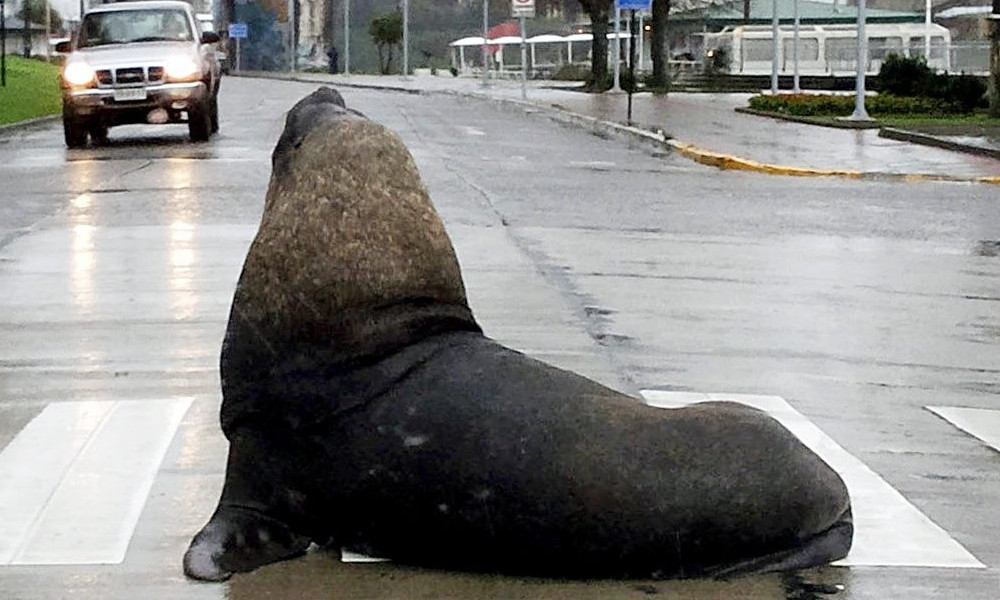
#> input picture images/lobo.jpg, 1000 x 600 px
$ jupyter execute unidad2_compresion_teoria_de_la_informacion.ipynb   (shell and % lines are left out)
#> lines starting #> are read from the running program, lines starting #| are printed output that depends on the picture
[cell 1]
import numpy as np
from scipy import fftpack
import matplotlib as mpl
import matplotlib.pyplot as plt
from IPython.display import SVG
from style import *

def color2bw(img):
    return np.dot(img, [0.299, 0.587, 0.114])

## Ancho de banda de un video

- ¿Cúanto pesa una imagen RGB de 1920x1080?

<center>1920 1080 3 size(uint8) = 49.766.400 b ~ 50 Mb</center>

- Tradicionalmente un video es una secuencia de imágenes a 24 cuadros por segundo (fps)
- ¿Cuánto ancho de banda se necesita para ver una película en tiempo real?

<center>50Mb  24 fps = 1200 Mb/s = 1.2 Gb/s</center>

- Este ancho de banda es infactible ¿Qué necesitamos para que un servicio de streaming pueda funcionar?

https://toolstud.io/video/filesize.php

# Compresión de datos

- Codificar la información usando "menos bits" que la representación original
- La compresión puede ser de tipo
    - *Lossless* (sin pérdidas): Los datos originales pueden reconstruirse perfectamente
    - *Lossy* (con pérdidas): Se reconstruye una versión aproximada de los datos originales

Recordemos el modelo de Shannon

Podemos hacer un modelo más detallado para el **transmisor** como

donde

- **Transformación:** Cambia la representación de los datos para eliminar redundancia/correlaciones
- **Cuantización:** Escoge un número fijo de valores representativos (diccionario), es decir acorta el "largo de palabra" de los datos
    - Largo de palabra: Cantidad de bits necesaria para representar un símbolo de código
    - Diccionario o alfabeto: Conjunto de símbolos o palabras
- **Codificación de fuente:** Convierte el diccionario fijo del cuantizador en un código de largo variable, que es más eficiente de transmitir
- **Codificación de canal:** Se encarga de "robustecer" el resultado anterior para que sobreviva la transmisión digital (parity, checksum)

## Compresión de imágenes

- Una imagen se puede proyectar al espacio de frecuencias sin pérdida de información
- En general vimos que la información se concentra en el centro del espectro
- Las tres redundancias:
    -  **Redundancia interpixel (transformación)** Alta correlación entre píxeles vecinos
    - **Redundancia psicovisual (cuantización):** El ojo humano no puede resolver más de 32 niveles de grises:
    - **Redundancia de codificación:** Algunos tonos son más comunes que otros


¿Cómo explotamos esto para reducir el tamaño de una imagen?

##  Ejemplo: Joint Photographic Experts Group (JPEG)

- Formato ampliamente usado para distribuir imágenes digitales
- Es un algoritmo de compresión con pérdidas para imágenes (lossy)
- Explota las siguientes características del sistema visual humano
    - Somos más sensibles a la iluminación que al color
    - Somos menos sensibles a los componentes de alta frecuencia
- Más componentes descartados: mayor compresión, y peor la calidad

Algoritmo:
1. Paso preliminar: RGB a YCbCr (y downsampling 4:2:2)
1. Transformación con **Discrete Cosine Transform** (DCT) en bloques de 8x8 sin traslape
1. Cuantización escalar
1. Codificación de Huffman

### Espacio YCbCr
- Y es la luminancia
- Cb y Cr son los componentes cromáticos azul y rojo, respectivamente

$$
Y = K_R R + K_G G + K_B B \\
C_b = 0.5 \frac{B - Y}{1 - K_B} \\
C_R = 0.5 \frac{R - Y}{1 - K_R}
$$
donde $K_R + K_G + K_B = 1$.

[cell 2]
# ITU-R BT.601
dogo_color = plt.imread('images/lobo.jpg')
#> dogo_color is the input picture: shape (600, 1000, 3); mean R, G, B 133.9, 133.5, 131.3
Y = color2bw(dogo_color)
#> in color2bw, `return np.dot(img, [0.299, 0.587, 0.114])`:
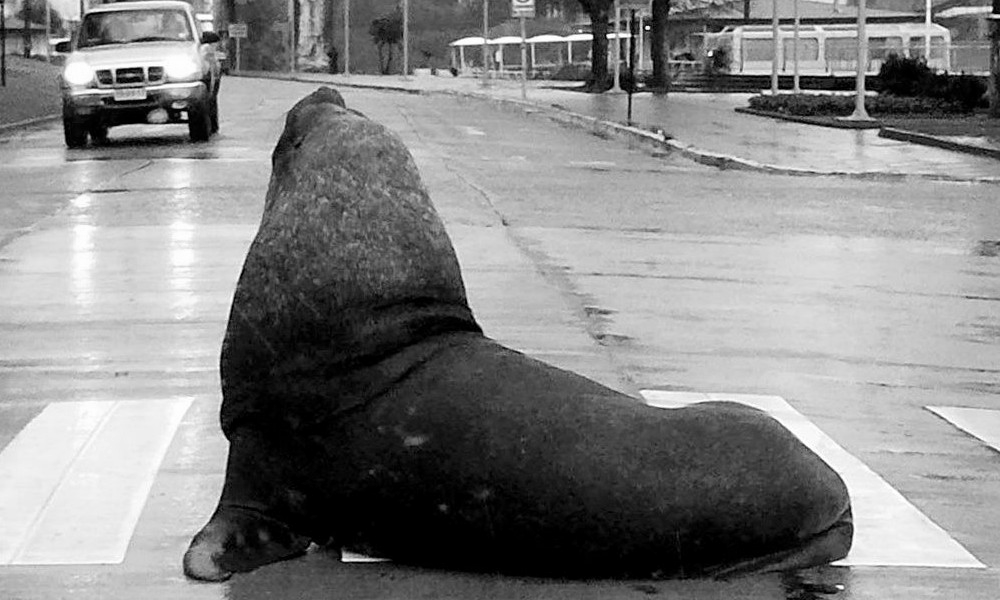
#> returned value: shape (600, 1000) float64; min 0, max 255, mean 133.4

plt.matshow(Y, cmap=plt.cm.Greys_r); plt.axis('off'); plt.title('Y')
#> (this line was passed over: IPython is not available in this run)
#> (this line was passed over: IPython is not available in this run)
#> (this line was passed over: IPython is not available in this run)
C_b = np.dot(dogo_color, [-0.168736, -0.3312, 0.5])
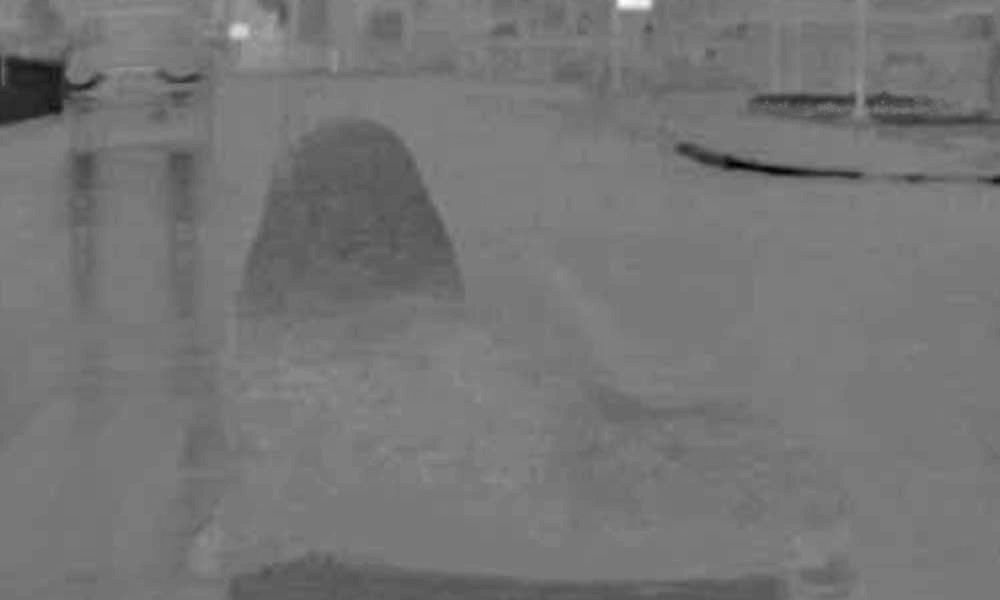
#> C_b: shape (600, 1000) float64; min -49.1, max 54.77, mean -1.1; drawn with min black and max white
plt.matshow(C_b, cmap=plt.cm.Greys_r); plt.axis('off'); plt.title('Cb')
#> (this line was passed over: IPython is not available in this run)
#> (this line was passed over: IPython is not available in this run)
#> (this line was passed over: IPython is not available in this run)
C_r = np.dot(dogo_color, [0.5, -0.4186, -0.0813])
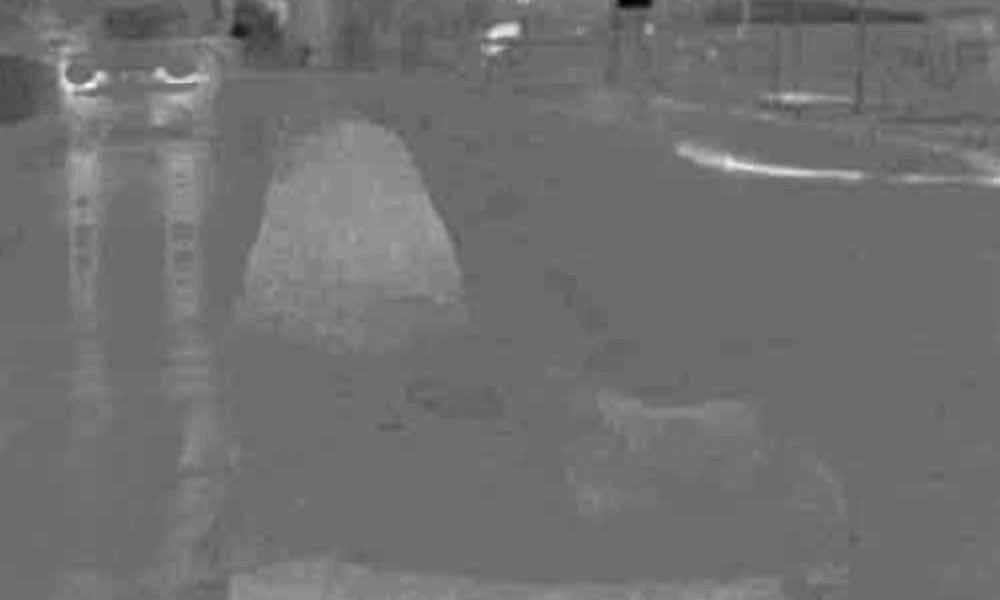
#> C_r: shape (600, 1000) float64; min -30.97, max 40.17, mean 0.4; drawn with min black and max white
plt.matshow(C_r, cmap=plt.cm.Greys_r); plt.axis('off'); plt.title('Cr');
#> (this line was passed over: IPython is not available in this run)

$ run again, with images/InsInformatica.jpg copied over images/lobo.jpg
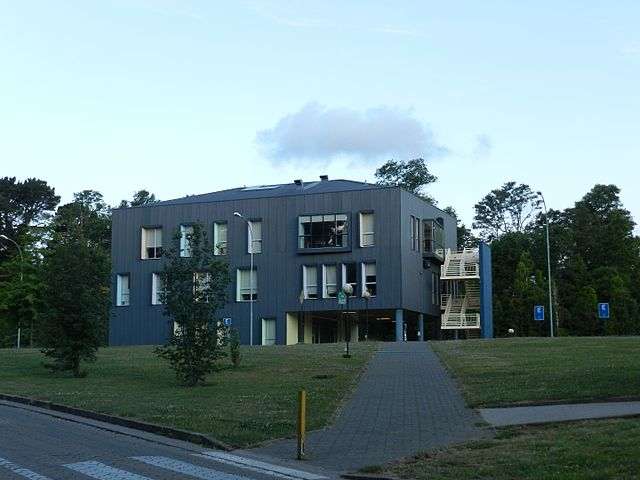
#> input picture images/InsInformatica.jpg, 640 x 480 px
#> dogo_color is the input picture: shape (480, 640, 3); mean R, G, B 114.3, 136.8, 140.5
#> `C_b = np.dot(dogo_color, [-0.168736, -0.3312, 0.5])`:
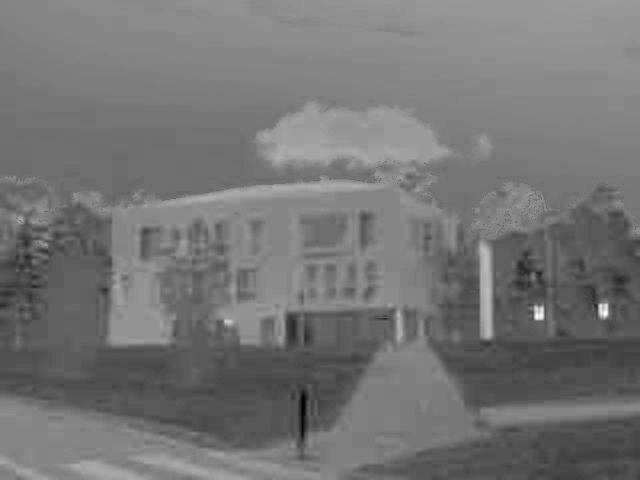
#> C_b: shape (480, 640) float64; min -32.19, max 50.27, mean 5.6; drawn with min black and max white
#> `C_r = np.dot(dogo_color, [0.5, -0.4186, -0.0813])`:
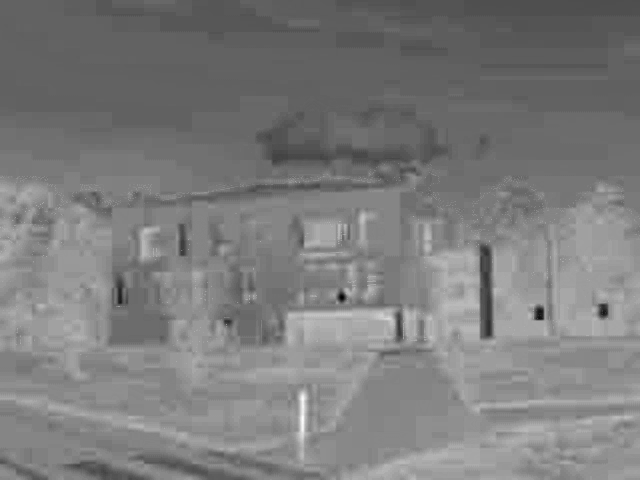
#> C_r: shape (480, 640) float64; min -36.92, max 14.99, mean -11.55; drawn with min black and max white

$ run again, with images/arboretum.jpg copied over images/lobo.jpg
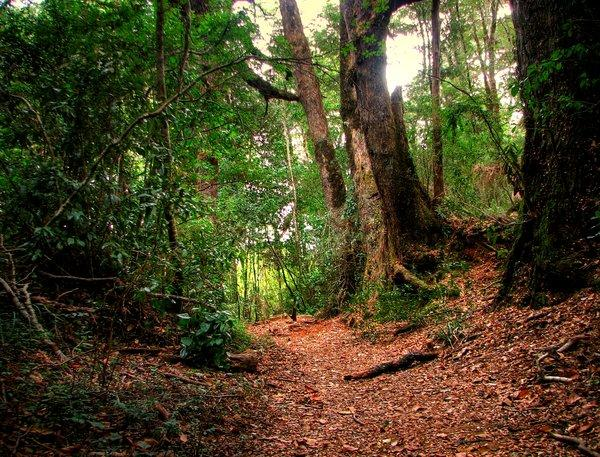
#> input picture images/arboretum.jpg, 600 x 457 px
#> dogo_color is the input picture: shape (457, 600, 3); mean R, G, B 74.4, 67.7, 39.7
#> `C_b = np.dot(dogo_color, [-0.168736, -0.3312, 0.5])`:
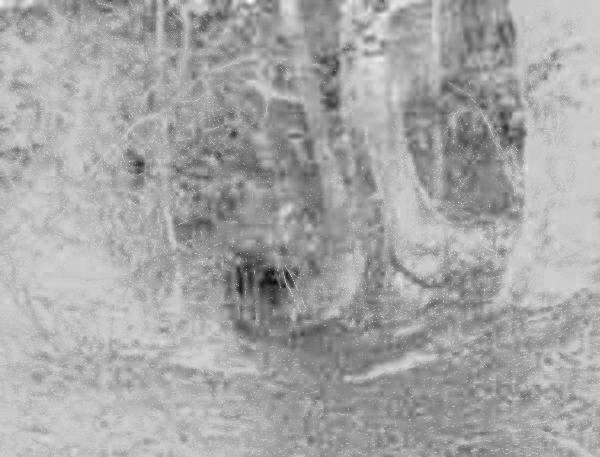
#> C_b: shape (457, 600) float64; min -80.09, max 19.27, mean -15.09; drawn with min black and max white
#> `C_r = np.dot(dogo_color, [0.5, -0.4186, -0.0813])`:
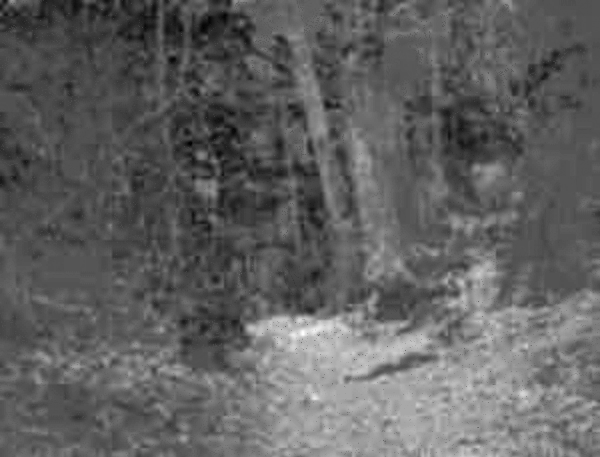
#> C_r: shape (457, 600) float64; min -34.92, max 71.32, mean 5.6; drawn with min black and max white
